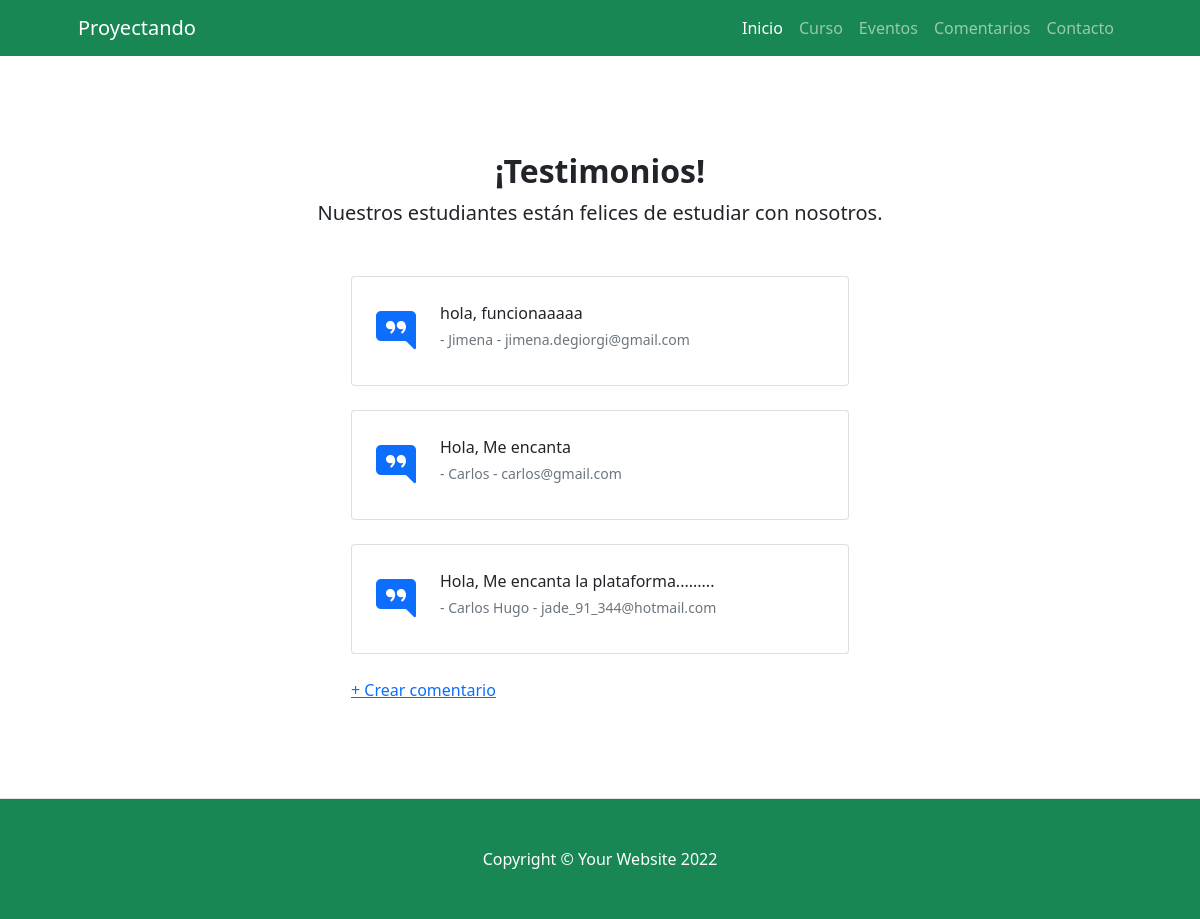
The page /proyecto_cursoApp/comentario on the database its author committed.
### proyecto_cursoApp/models.py (models this page shows)
class Comentrio(models.Model):
    nombre = models.CharField(max_length=50)
    email = models.EmailField()
    mensaje = models.TextField(Textarea)

### proyecto_cursoApp/views.py (the view)
def comentario (request):
    comentario = Comentrio.objects.all()
    return render(request,"proyecto_cursoApp/comentario.html",{"comentario":comentario }) #"buscar":False

### proyecto_cursoApp/templates/proyecto_cursoApp/comentario.html (shortened to what this page needs)
{% extends 'proyecto_cursoApp/base.html' %}
{% load static %}
{% load crispy_forms_tags %}
{% block contenidoPagina %}
<section class="py-5 border-bottom">
    <div class="container px-5 my-5 px-5">
        <div class="text-center mb-5">
            <h2 class="fw-bolder">¡Testimonios!</h2>
            <p class="lead mb-0">Nuestros estudiantes están felices de estudiar con nosotros.</p>
        </div>
        <div class="row gx-5 justify-content-center">
            <div class="col-lg-6">
                {% for x in comentario %}
                    <div class="card mb-4">
                        <div class="card-body p-4">
                            <div class="d-flex">
                                <div class="flex-shrink-0"><i class="bi bi-chat-right-quote-fill text-primary fs-1"></i></div>
                                <div class="ms-4">
                                    <p class="mb-1"> {{x.mensaje}} </p>
                                    <div class="small text-muted"> - {{x.nombre}} - {{x.email}} </div>
                                </div>
                            </div>
                        </div>
                    </div>
                {% endfor %}
                <a href="{% url 'crear_comentario' %}">+ Crear comentario</a>
            </div>
        </div>
    </div>
</section>
{% endblock %}

### rows shown on the page
Comentrio: mensaje "hola, funcionaaaaa", nombre "Jimena", email "jimena.degiorgi@gmail.com"
Comentrio: mensaje "Hola, Me encanta", nombre "Carlos", email "carlos@gmail.com"
Comentrio: mensaje "Hola, Me encanta la plataforma.........", nombre "Carlos Hugo", email "jade_91_344@hotmail.com"
